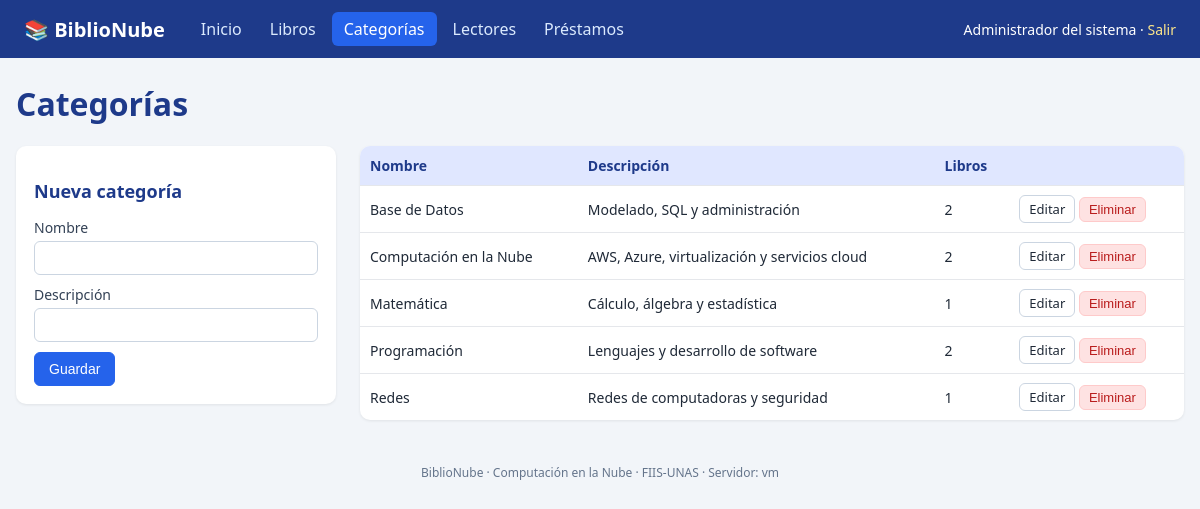
The page /categorias.php (signed in) on the database its author committed.
### tables this page shows
CREATE TABLE categorias (
  id          INT AUTO_INCREMENT PRIMARY KEY,
  nombre      VARCHAR(80)  NOT NULL UNIQUE,
  descripcion VARCHAR(255)
);

### includes/funciones.php (called while the page is built, shortened)
<?php
function e($v): string
{
    return htmlspecialchars((string)$v, ENT_QUOTES, 'UTF-8');
}

### categorias.php (the view, shortened to what this page needs)
<?php
require_once __DIR__ . '/includes/funciones.php';
$pdo = db();
$edit = ['id' => 0, 'nombre' => '', 'descripcion' => ''];
$lista = $pdo->query(
    'SELECT c.*, COUNT(l.id) AS libros
       FROM categorias c LEFT JOIN libros l ON l.categoria_id = c.id
   GROUP BY c.id ORDER BY c.nombre'
)->fetchAll();
require __DIR__ . '/includes/header.php';
?>
<h1>Categorías</h1>
<div class="dos-col">
  <form method="post" class="formulario">
    <h2><?= $edit['id'] ? 'Editar categoría' : 'Nueva categoría' ?></h2>
    <label>Nombre <input name="nombre" required maxlength="80" value="<?= e($edit['nombre']) ?>"></label>
    <label>Descripción <input name="descripcion" maxlength="255" value="<?= e($edit['descripcion']) ?>"></label>
    <button class="btn primario">Guardar</button>
  </form>
  <table>
    <tr><th>Nombre</th><th>Descripción</th><th>Libros</th><th></th></tr>
    <?php foreach ($lista as $c): ?>
    <tr>
      <td><?= e($c['nombre']) ?></td>
      <td><?= e($c['descripcion']) ?></td>
      <td><?= e($c['libros']) ?></td>
      <td class="acciones">
        <a class="btn chico" href="?editar=<?= e($c['id']) ?>">Editar</a>
        <form method="post" onsubmit="return confirm('¿Eliminar esta categoría?')">
          <button class="btn chico peligro">Eliminar</button>
        </form>
      </td>
    </tr>
    <?php endforeach; ?>
  </table>
</div>
<?php require __DIR__ . '/includes/footer.php'; ?>

### assets/estilo.css (style rules this page uses)
* { box-sizing: border-box; }
body { margin: 0; font-family: "Segoe UI", Arial, sans-serif; background: #f2f5f9; color: #1f2937; }
a { color: #1d4ed8; text-decoration: none; }
h1 { margin-top: 0; color: #1e3a8a; }
h2 { font-size: 18px; color: #1e3a8a; }
.dos-col { display: grid; grid-template-columns: 320px 1fr; gap: 24px; align-items: start; }
.formulario { background: #fff; padding: 18px; border-radius: 10px; box-shadow: 0 1px 3px rgba(0,0,0,.08); }
label { display: block; font-size: 14px; margin-bottom: 10px; color: #334155; }
input, select { width: 100%; padding: 8px 10px; margin-top: 4px; border: 1px solid #cbd5e1; border-radius: 6px; font-size: 14px; }
table { width: 100%; border-collapse: collapse; background: #fff; border-radius: 10px; overflow: hidden; box-shadow: 0 1px 3px rgba(0,0,0,.08); font-size: 14px; }
th { background: #e0e7ff; color: #1e3a8a; text-align: left; padding: 10px; }
td { padding: 9px 10px; border-top: 1px solid #e5e7eb; vertical-align: middle; }
.acciones, .nw { white-space: nowrap; }
.acciones form { display: inline; }
.btn { display: inline-block; padding: 8px 14px; border: 1px solid #cbd5e1; background: #fff; color: #1f2937; border-radius: 6px; cursor: pointer; font-size: 14px; }
.btn.primario { background: #2563eb; border-color: #2563eb; color: #fff; }
.btn.peligro { background: #fee2e2; border-color: #fecaca; color: #b91c1c; }
.btn.chico { padding: 4px 9px; font-size: 13px; }

### rows shown on the page
categorias: nombre "Base de Datos", descripcion "Modelado, SQL y administración", libros "2"
categorias: nombre "Computación en la Nube", descripcion "AWS, Azure, virtualización y servicios cloud", libros "2"
categorias: nombre "Matemática", descripcion "Cálculo, álgebra y estadística", libros "1"
categorias: nombre "Programación", descripcion "Lenguajes y desarrollo de software", libros "2"
categorias: nombre "Redes", descripcion "Redes de computadoras y seguridad", libros "1"

### other values the page prints
$nombre "Inicio"
$nombre "Libros"
$nombre "Categorías"
$nombre "Lectores"
$nombre "Préstamos"
$_SESSION['nombre'] "Administrador del sistema"
gethostname() "vm"
